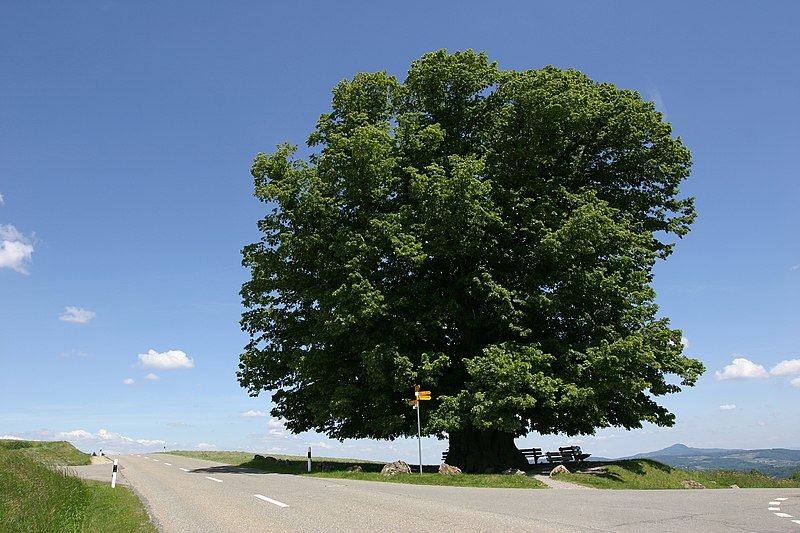
#> input picture VIETTUNG/a.jpg, 800 x 533 px
$ python a.py
#> lines starting #> are read from the running program, lines starting #| are printed output that depends on the picture; long printed decimals are rounded
import matplotlib.pyplot as plt
from sklearn.cluster import KMeans
import numpy

img = plt.imread("a.jpg")
#> img is the input picture: shape (533, 800, 3); mean R, G, B 100.6, 120.8, 132.6

width = img.shape[0]
#> width = 533
height = img.shape[1]
#> height = 800

img = img.reshape(width*height,3)

print(img.shape)
#| (426400, 3)

kmeans = KMeans(n_clusters=3).fit(img)

labels = kmeans.predict(img)
clusters = kmeans.cluster_centers_
#> clusters = [[28.27, 40.5, 16.91], [177.5, 193.4, 210.2], [107.1, 136.7, 174.4]]

print(labels)
#> (printed output is left out)
print(clusters)
#| [[ 28.274  40.501  16.911]
#|  [177.450 193.437 210.239]
#|  [107.125 136.712 174.384]]

img2 = numpy.zeros_like(img)

for i in range(len(img2)):
	img2[i] = clusters[labels[i]]

img2 = img2.reshape(width,height,3)
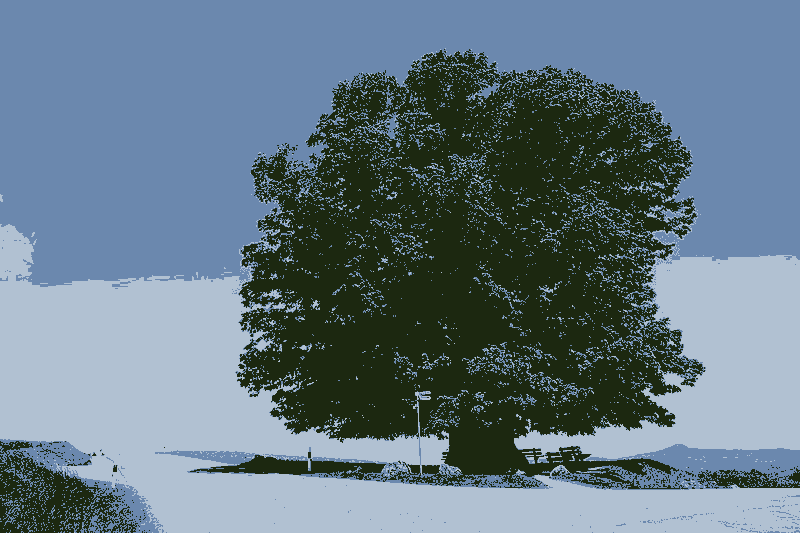
#> img2: shape (533, 800, 3); mean of channels 0, 1, 2 100.3, 120.2, 132; drawn as R, G, B

plt.imshow(img2)
plt.show()
